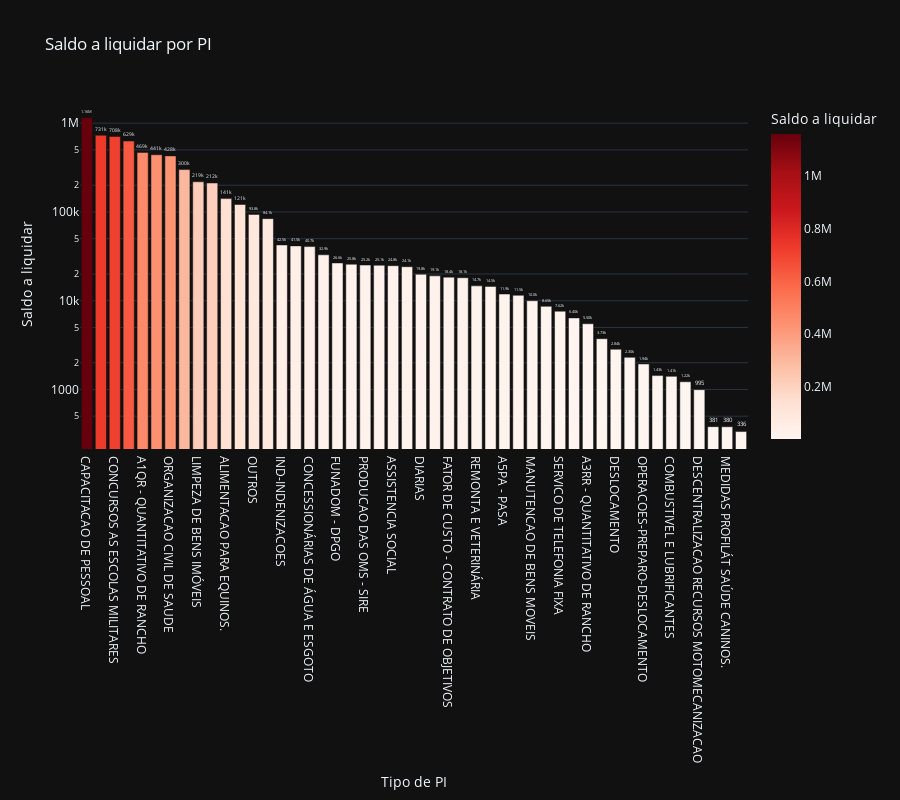

The cell this chart's notebook holds for it:
### Code cell
# Saldo a liquidar por tipo de PI
cols = ['NOME_PI', 'A_LIQUIDAR']

df_aux = df.loc[:, cols].groupby('NOME_PI').sum().sort_values(by= 'A_LIQUIDAR', ascending=False).reset_index()
df_aux = df_aux[df_aux['A_LIQUIDAR'] > 0]
fig = px.bar(df_aux, 
             x='NOME_PI', 
             y='A_LIQUIDAR',
             title='Saldo a liquidar por PI',
             labels={'NOME_PI':'Tipo de PI', 'A_LIQUIDAR':'Saldo a liquidar'},
             text_auto='.3s',
             height=800,
             log_y=True,
             color='A_LIQUIDAR',
             color_continuous_scale = 'reds',
             template='plotly_dark')
fig.update_traces(textposition = 'outside', cliponaxis = False, hovertemplate=None)
fig.update_layout(hovermode="x unified")

fig.show()

### Figure 1 — Plotly figure (JSON) as saved in the notebook; plotly's stock layout.template omitted (floating-point values rounded to 4 significant figures)
{"data": [{"alignmentgroup": "True", "cliponaxis": false, "legendgroup": "", "marker": {"color": [1160000.0, 730800.0, 707500.0, 628800.0, 468500.0, 441008, 428100.0, 300000, 218500.0, 211800.0, 141300.0, 121200.0, 93830.0, 84070.0, 42460.0, 41470.0, 40720.0, 32910.0, 26640.0, 25770.0, 25210.0, 25080.0, 24800.0, 24150.0, 19840.0, 19060.0, 18430.0, 18150.0, 14700.0, 14500.0, 11880.0, 11500.0, 10000.0, 8645, 7619.0, 6402.0, 5500.0, 3732.0, 2838.0, 2304, 1938.0, 1434.0, 1405.0, 1221.0, 995, 381.1, 380, 335.8], "coloraxis": "coloraxis", "pattern": {"shape": ""}}, "name": "", "offsetgroup": "", "orientation": "v", "showlegend": false, "textposition": "outside", "texttemplate": "%{y:.3s}", "type": "bar", "x": ["CAPACITACAO DE PESSOAL", "AQUARTELAMENTO", "CONCURSOS AS ESCOLAS MILITARES", "DESPESAS COM ENERGIA ELETRICA", "A1QR - QUANTITATIVO DE RANCHO", "ATS - ATIVIDADES SETORIAIS", "ORGANIZACAO CIVIL DE SAUDE", "CONSTRUIR E ADEQUAR INST SIST EDU E CULT EB", "LIMPEZA DE BENS IMÓVEIS", "COLEGIO MILITAR - ADMINISTRACAO", "ALIMENTACAO PARA EQUINOS.", "ATENDER NEC DECEX MODERNIZACAO OPERACIONAL", "OUTROS", "ADMINISTRACAO DE OM", "IND-INDENIZACOES", "MNT DE MÁQ E EQP ADMINISTRATIVOS", "CONCESSIONÁRIAS DE ÁGUA E ESGOTO", "SERVICO POSTAIS", "FUNADOM - DPGO", "ENSINO MILITAR", "PRODUCAO DAS OMS - SIRE", "PNR (UG)", "ASSISTENCIA SOCIAL", "MEDIDAS PROFILÁT SAÚDE EQUINOS", "DIARIAS", "ESCO - QUANTITATIVO DE RANCHO", "FATOR DE CUSTO - CONTRATO DE OBJETIVOS", "PUBLICIDADE", "REMONTA E VETERINÁRIA", "PROFISSIONAL DE SAUDE AUTONOMO", "A5PA - PASA", "MANUTENCAO DE MAQUINAS E EQUIP ADMINISTRATIVO", "MANUTENCAO DE BENS MOVEIS", "MNT DE SISTEMAS DE INFORMACãO E COMUNICACãO", "SERVICO DE TELEFONIA FIXA", "IND - INDENIZACOES", "A3RR - QUANTITATIVO DE RANCHO", "LAVAGEM DE ROUPAS PARA A VIDA VEGETATIVA OM", "DESLOCAMENTO", "DIAR - DIARIAS", "OPERACOES-PREPARO-DESLOCAMENTO", "UNPCRS", "COMBUSTIVEL E LUBRIFICANTES", "DSLC A SV PREP ADM MIS EXT", "DESCENTRALIZACAO RECURSOS MOTOMECANIZACAO", "CRÉDITO PARA CUTEAR ATIVIDADES DO SAREX", "MEDIDAS PROFILÁT SAÚDE CANINOS.", "SERVICOS DE PROTECAO A RADIACAO IONIZANTE"], "xaxis": "x", "y": [1160000.0, 730800.0, 707500.0, 628800.0, 468500.0, 441008, 428100.0, 300000, 218500.0, 211800.0, 141300.0, 121200.0, 93830.0, 84070.0, 42460.0, 41470.0, 40720.0, 32910.0, 26640.0, 25770.0, 25210.0, 25080.0, 24800.0, 24150.0, 19840.0, 19060.0, 18430.0, 18150.0, 14700.0, 14500.0, 11880.0, 11500.0, 10000.0, 8645, 7619.0, 6402.0, 5500.0, 3732.0, 2838.0, 2304, 1938.0, 1434.0, 1405.0, 1221.0, 995, 381.1, 380, 335.8], "yaxis": "y"}], "layout": {"barmode": "relative", "coloraxis": {"colorbar": {"title": {"text": "Saldo a liquidar"}}, "colorscale": [[0, "rgb(255,245,240)"], [0.125, "rgb(254,224,210)"], [0.25, "rgb(252,187,161)"], [0.375, "rgb(252,146,114)"], [0.5, "rgb(251,106,74)"], [0.625, "rgb(239,59,44)"], [0.75, "rgb(203,24,29)"], [0.875, "rgb(165,15,21)"], [1, "rgb(103,0,13)"]]}, "height": 800, "hovermode": "x unified", "legend": {"tracegroupgap": 0}, "title": {"text": "Saldo a liquidar por PI"}, "xaxis": {"anchor": "y", "domain": [0, 1], "title": {"text": "Tipo de PI"}}, "yaxis": {"anchor": "x", "domain": [0, 1], "title": {"text": "Saldo a liquidar"}, "type": "log"}}}
